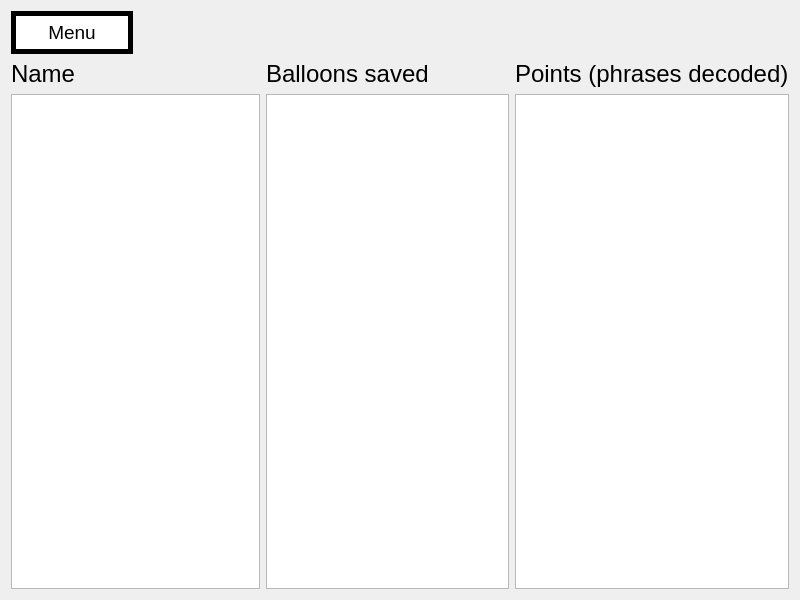
<?xml version="1.0" encoding="UTF-8"?>
<ui version="4.0">
 <class>Scores</class>
 <widget class="QWidget" name="Scores">
  <property name="geometry">
   <rect>
    <x>0</x>
    <y>0</y>
    <width>800</width>
    <height>600</height>
   </rect>
  </property>
  <property name="windowTitle">
   <string>Form</string>
  </property>
  <layout class="QGridLayout" name="gridLayout" columnstretch="1,1,1,1,0">
   <item row="1" column="2" colspan="2">
    <widget class="QLabel" name="labelBalloonsSaved">
     <property name="styleSheet">
      <string notr="true">QLabel {
	font: 18pt;
	qproperty-alignment: 'AlignCenter';
	color: #000000;
}</string>
     </property>
     <property name="text">
      <string>Balloons saved</string>
     </property>
    </widget>
   </item>
   <item row="1" column="4">
    <widget class="QLabel" name="labelPoints">
     <property name="styleSheet">
      <string notr="true">QLabel {
	font: 18pt;
	qproperty-alignment: 'AlignCenter';
	color: #000000;
}</string>
     </property>
     <property name="text">
      <string>Points (phrases decoded)</string>
     </property>
    </widget>
   </item>
   <item row="0" column="0">
    <widget class="QPushButton" name="btnMenu">
     <property name="styleSheet">
      <string notr="true">QPushButton {
	border: 5px solid #000000;
	padding: 5px;
	font-size: 14pt;
	color: #000000;
	background-color: #ffffff;
}</string>
     </property>
     <property name="text">
      <string>Menu</string>
     </property>
    </widget>
   </item>
   <item row="1" column="0" colspan="2">
    <widget class="QLabel" name="labelName">
     <property name="styleSheet">
      <string notr="true">QLabel {
	font: 18pt;
	qproperty-alignment: 'AlignCenter';
	color: #000000;
}</string>
     </property>
     <property name="text">
      <string>Name</string>
     </property>
    </widget>
   </item>
   <item row="0" column="1" colspan="4">
    <spacer name="hspacer1">
     <property name="orientation">
      <enum>Qt::Horizontal</enum>
     </property>
     <property name="sizeHint" stdset="0">
      <size>
       <width>649</width>
       <height>40</height>
      </size>
     </property>
    </spacer>
   </item>
   <item row="2" column="0" colspan="2">
    <widget class="QPlainTextEdit" name="names">
     <property name="readOnly">
      <bool>true</bool>
     </property>
     <property name="backgroundVisible">
      <bool>false</bool>
     </property>
    </widget>
   </item>
   <item row="2" column="4">
    <widget class="QPlainTextEdit" name="points">
     <property name="readOnly">
      <bool>true</bool>
     </property>
     <property name="backgroundVisible">
      <bool>false</bool>
     </property>
    </widget>
   </item>
   <item row="2" column="2" colspan="2">
    <widget class="QPlainTextEdit" name="balloons">
     <property name="readOnly">
      <bool>true</bool>
     </property>
     <property name="backgroundVisible">
      <bool>false</bool>
     </property>
    </widget>
   </item>
  </layout>
 </widget>
 <resources/>
 <connections/>
</ui>
